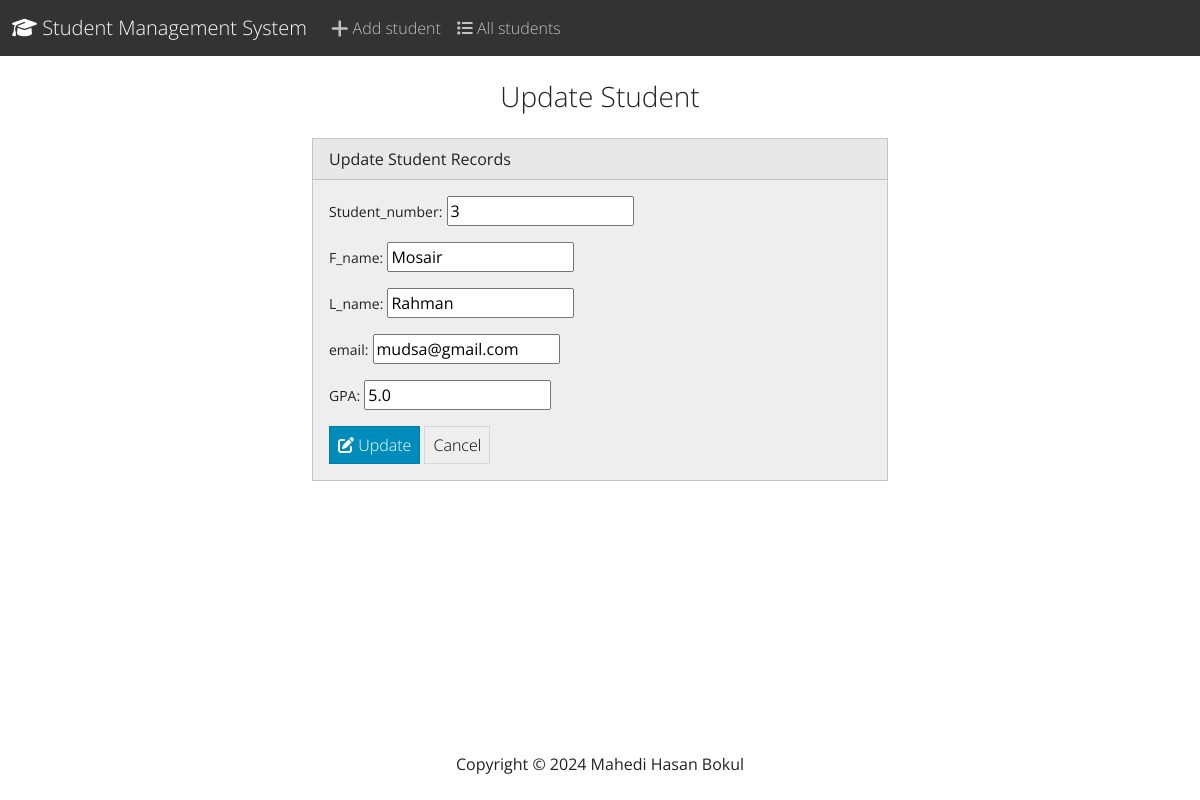
The page /edit/7/ on the database its author committed.
### student/models.py (models this page shows, shortened)
class Student(models.Model):
    Student_number = models.PositiveIntegerField()
    F_name = models.CharField(max_length=200)
    L_name = models.CharField(max_length=200)
    email =models.EmailField(max_length=70)
    gpa = models.FloatField()

### student/views.py (the view)
# urls.py: path('edit/<int:id>/', views.edit, name='edit'),
def edit(request, id):
    student = get_object_or_404(Student, pk=id)
    if request.method == "POST":
        form = StudentForm(request.POST, instance=student)
        if form.is_valid():
            form.save()
            return render(request, 'student/edit.html', {
                'form': form,
                'success': True
            })
    else:
        form = StudentForm(instance=student)
    return render(request, 'student/edit.html', {
        'form': form,
        'student': student
    })

### student/forms.py
class StudentForm(forms.ModelForm):
    class Meta:
        model = Student
        fields = ["Student_number", "F_name", "L_name","email", "gpa"]
        labels = {
            "Student_number" : "Student_number",
            "F_name": "F_name",
            "L_name" : "L_name",
            "email": "email",
            "gpa": "GPA",
        }

### student/templates/student/edit.html (shortened to what this page needs)
{% extends "student/base.html" %}
{% block body %}
    <h3 class="text-center m-4">Update Student</h3>
    {% if success %}
    <div class="alert alert-success" role="alert">
        The new student Update successfully.
        <a href="{% url 'home' %}" class="alert-link">Go to home page</a>
    </div>
    {% else %}
    <div class="row justify-content-center">
        <div class="col-6">
            <div class="card bg-light mb-3">
                <div class="card-header">
                    Update Student Records
                </div>
                <div class="card-body">
                    <form action="" method="POST">
                        {{ form.as_p }}
                        <button type="submit" class="btn btn-primary"><i class="fa-solid fa-pen-to-square"></i> Update</button>
                        <a href="{% url 'home' %}" class="btn btn-secondary">Cancel</a>
                    </form>
                </div>
            </div>
        </div>
    </div>
    {% endif %}
{% endblock body %}

### rows shown on the page
Student: Student_number "3", F_name "Mosair", L_name "Rahman", email "mudsa@gmail.com", gpa "5.0"
